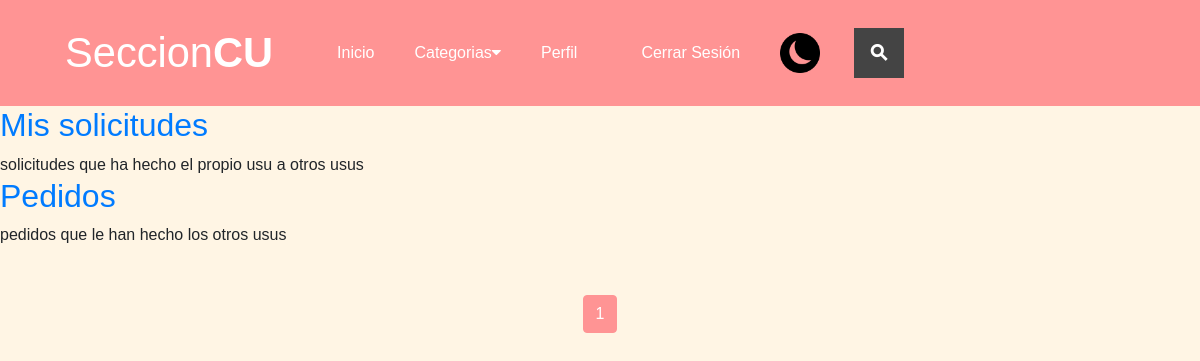
The app's page /publicaciones/historial/solicitudes (signed in), older data.
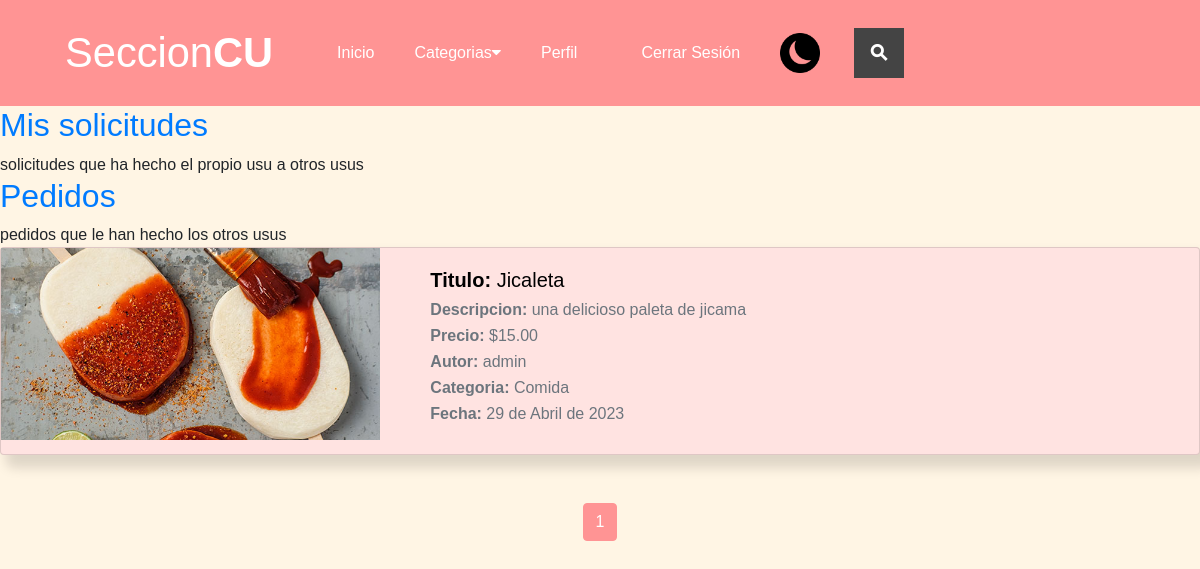
The same page, newer data.
### publicaciones/models.py (models this page shows, shortened)
class Solicitudes(models.Model):
    publicacion = models.ForeignKey(Publicaciones, on_delete=models.CASCADE)
    solicitante = models.ForeignKey(User, on_delete=models.CASCADE)
    created = models.DateField(auto_now_add=True)
    updated = models.DateField(auto_now_add=True)

class Publicaciones(models.Model):
    titulo = models.CharField(max_length=50)
    descripcion = models.CharField(max_length=200)
    imagen =  models.ImageField(upload_to='publicaciones', null=True, blank=True)
    estado = models.BooleanField(default=True)
    autor = models.ForeignKey(User, on_delete=models.CASCADE)
    precio = models.DecimalField(max_digits=10, decimal_places=2)
    categoria = models.ForeignKey(Categoria, on_delete=models.CASCADE)
    created = models.DateField(auto_now_add=True)
    updated = models.DateField(auto_now_add=True)
    class Meta:
        verbose_name='publicacion'
        verbose_name_plural = 'publicaciones'

class Categoria(models.Model):
    nombre = models.CharField(max_length=50)
    created = models.DateField(auto_now_add=True)
    updated = models.DateField(auto_now_add=True)
    class Meta:
        verbose_name='categoria'
        verbose_name_plural = 'categorias'
    def __str__(self):
        return self.nombre

### autentificacion/models.py (models this page shows)
class User(AbstractUser):
    email = models.EmailField(
        verbose_name='email address',
        max_length=255,
        unique=True,
    )
    username = models.CharField(max_length=100, unique=False)
    birthdate = models.DateField(null=True, blank=True)
    phone = models.CharField(max_length=10, null=True, blank=True)
    address = models.CharField(max_length=200, null=True, blank=True)
    photo = models.ImageField(upload_to='autentificacion', null=True, blank=True)
    career = models.CharField(max_length=30,null=True, blank=True)
    created = models.DateField(auto_now_add=True)
    USERNAME_FIELD = 'email'
    REQUIRED_FIELDS = ['username']
    def __str__(self):
        return self.username

### publicaciones/views.py (the view)
# urls.py: path("historial/solicitudes", views.historial, name="solicitudes"),
@login_required
def historial(request):
    categorias = Categoria.objects.all()
    usuario = User.objects.get(id=request.user.id)
    queryset = Solicitudes.objects.select_related('publicacion').filter(solicitante = usuario)
    paginator = Paginator(queryset, 10)
    page_number = request.GET.get('page')
    queryset = paginator.get_page(page_number)
    return render(request, "publicaciones/historial_mis_solicitudes.html", {"solicitudes" : queryset, "categorias" : categorias})

### publicaciones/templates/publicaciones/historial_mis_solicitudes.html (shortened to what this page needs)
{% extends 'publicaciones/nav.html' %}
{% load static %}
{%block content%}
    <h2>
        <a href="{%url 'solicitudes'%}"> Mis solicitudes</a>
    </h2>
     solicitudes que ha hecho el propio usu a otros usus
    <h2>
        <a href="{%url 'pedidos'%}"> Pedidos</a>
    </h2>
    pedidos que le han hecho los otros usus
    <div class="publicaciones-1">
        {%for soli in solicitudes%}
        <a href="{%url 'publicacion' soli.publicacion.id%}">
        <div class="card mb-4 sombreado">
            <div class="row g-0">
                <div class="col-md-4">
                    {% if soli.publicacion.imagen %}
                        <img class="img-publi" src="{{soli.publicacion.imagen.url}}" class="card-img-top">
                    {%else%}
                        <img class="img-publi" src="{% static 'publicaciones/img/sin_imagen.png' %}"class="card-img-top">
                    {% endif %}
                </div>
              <div class="col-md-8">
                <div class="card-body">
                    <h5 class="card-title"><span class="span-card">Titulo:</span> {{soli.publicacion.titulo}}</h5>
                    <p class="card-subtitle mb-2 text-muted"><span>Descripcion:</span> {{soli.publicacion.descripcion }}</p>
                    <p class="card-subtitle mb-2 text-muted"><span class="span-card">Precio:</span> ${{soli.publicacion.precio}}</p>
                    <p class="card-subtitle mb-2 text-muted"><span class="span-card">Autor:</span> {{soli.publicacion.autor}}</p>
                    <p class="card-subtitle mb-2 text-muted"><span class="span-card">Categoria:</span> {{soli.publicacion.categoria}}</p>
                    <p class="card-subtitle mb-2 text-muted"><span class="span-card">Fecha:</span> {{soli.created}}</p>
                </div>
              </div>
            </div>
        </div>
        </a>
        {%endfor%}
    </div>
{% include "publicaciones/paginacion_publicaciones.html" with page_obj=solicitudes  %}
{%endblock%}

Row changes from the older to the newer data that the page shows:
added Solicitudes: publicacion.imagen (picture), publicacion.titulo "Jicaleta", publicacion.descripcion "una delicioso paleta de jicama", publicacion.precio "15.00", publicacion.autor "admin", publicacion.categoria "Comida", created "29 de Abril de 2023"
